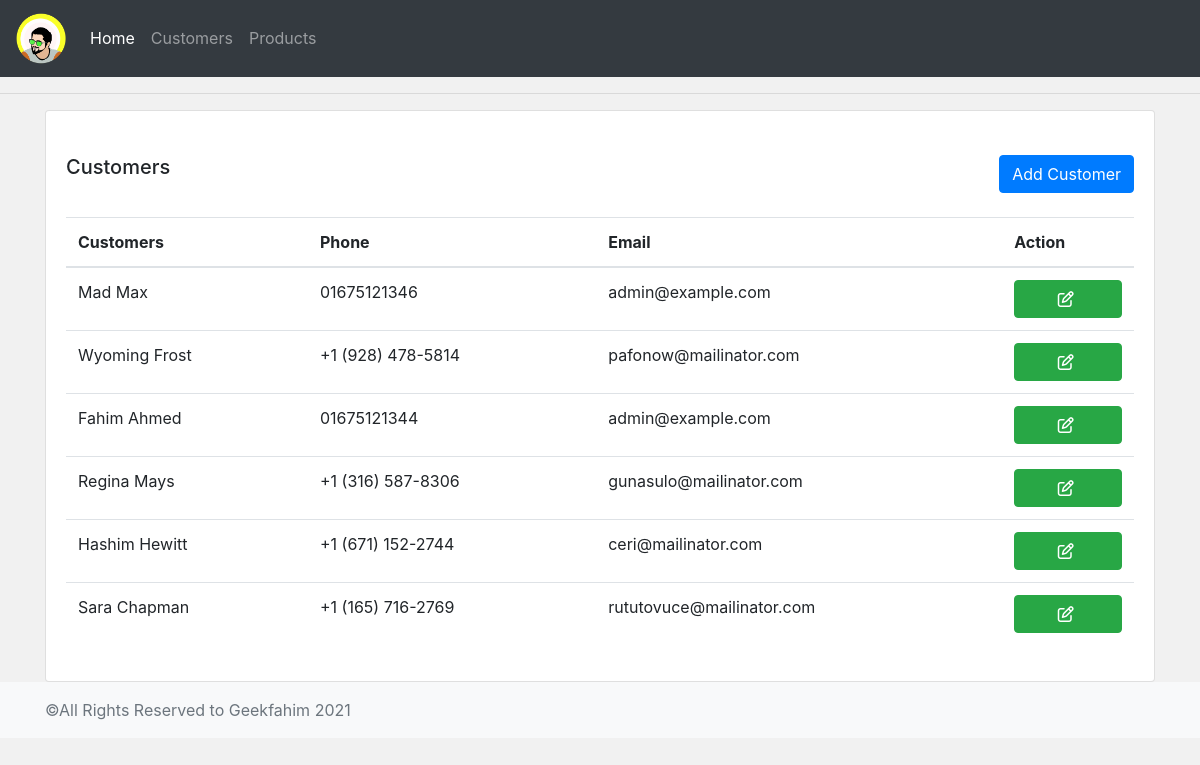
The app's page /customers/ with its own data.
### accounts/models.py (models this page shows, shortened)
class Customer(models.Model):
    name = models.CharField(max_length=200,null=True)
    phone = models.CharField(max_length=200,null=True)
    email = models.CharField(max_length=200, null= True)
    date_created = models.DateTimeField(auto_now_add=True,null=True)

### accounts/views.py (the view)
# urls.py: path('customers/',views.customer,name='customer'),
def customer(request):
    customers = Customer.objects.all()
    contex={'customers':customers}
    return render(request,"accounts/customer.html",contex)

### accounts/templates/accounts/customer.html (shortened to what this page needs)
{% extends 'accounts/main.html' %}
{% block content%}
<div class="container">
    <div class="row">
        <div class="col-md">
            <div class="card">
                <div class="card-body">
                    <div class="d-flex justify-content-between my-4">
                        <h5 class="card-title">Customers</h5>
                        <a href="{%url 'create_customer'  %}" class="btn btn-primary">Add Customer</a>
                    </div>
                    <table class="table">
                        <thead>
                            <tr>
                                <th>Customers</th>
                                <th>Phone</th>
                                <th>Email</th>
                                <th>Action</th>
                            </tr>
                        </thead>
                        <tbody>
                            {% for i in customers%}
                            <tr>
                                <td>{{i.name}}</td>
                                <td>{{i.phone}}</td>
                                <td>{{i.email}}</td>
                                <td><a href="{% url 'update_customer' i.id %}" class="btn btn-success btn-block"><i class="far fa-edit"></i>&nbsp;</a></td>
                            </tr>
                            {%endfor%}
                        </tbody>
                    </table>
                </div>
            </div>
        </div>
    </div>
</div>
{%endblock%}

### accounts/static/css/main.css (style rules this page uses)
body { background-color:#f1f1f1; }

### records on screen
Customer: name "Mad Max", phone "01675121346", email "admin@example.com"
Customer: name "Wyoming Frost", phone "+1 (928) 478-5814", email "pafonow@mailinator.com"
Customer: name "Fahim Ahmed", phone "01675121344", email "admin@example.com"
Customer: name "Regina Mays", phone "+1 (316) 587-8306", email "gunasulo@mailinator.com"
Customer: name "Hashim Hewitt", phone "+1 (671) 152-2744", email "ceri@mailinator.com"
Customer: name "Sara Chapman", phone "+1 (165) 716-2769", email "rututovuce@mailinator.com"
